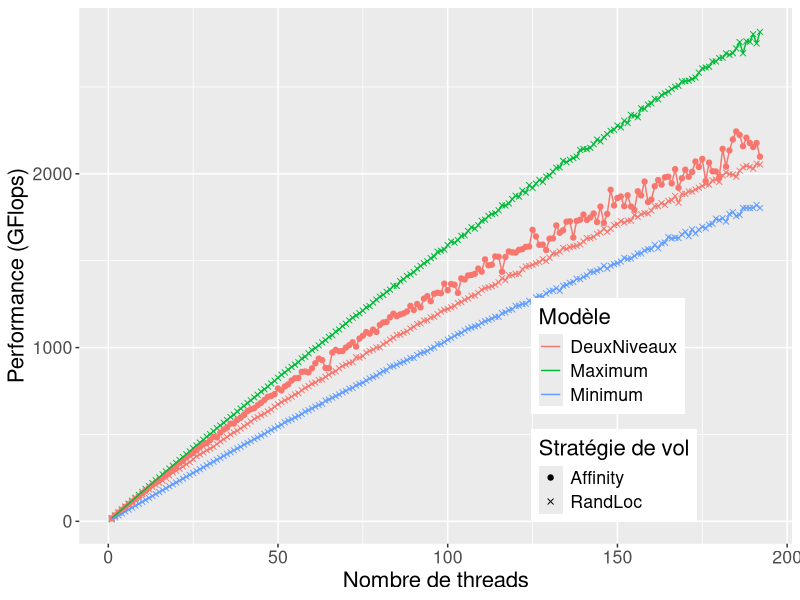
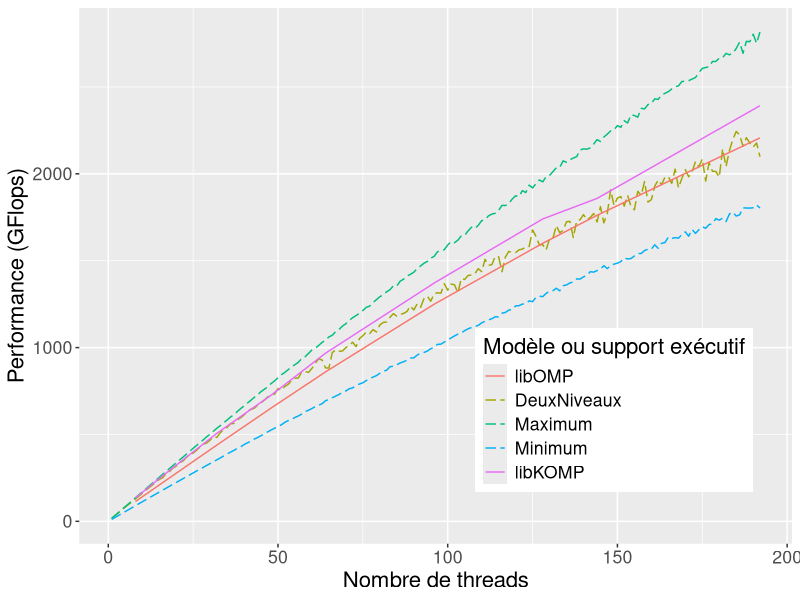
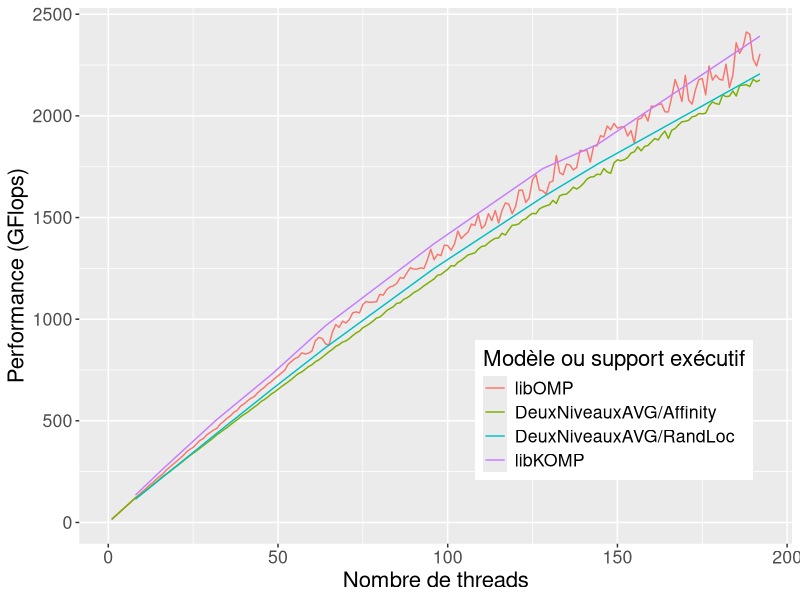
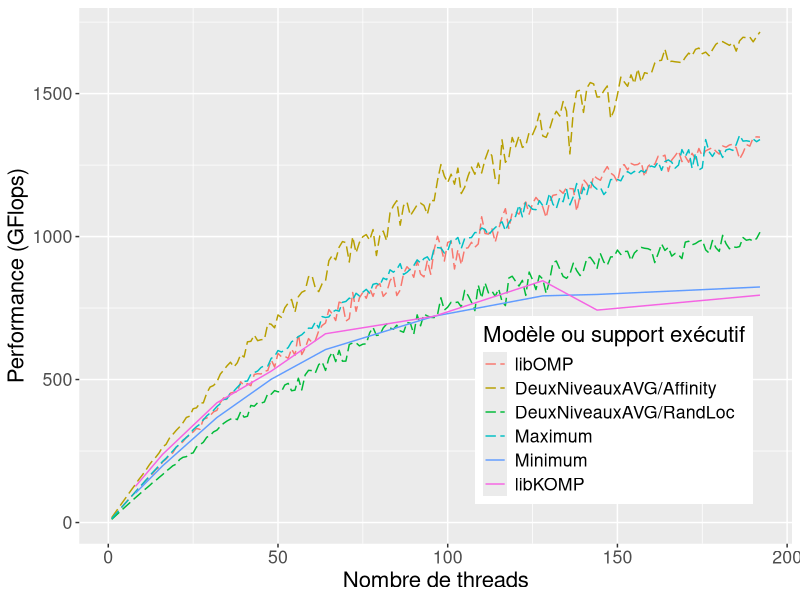
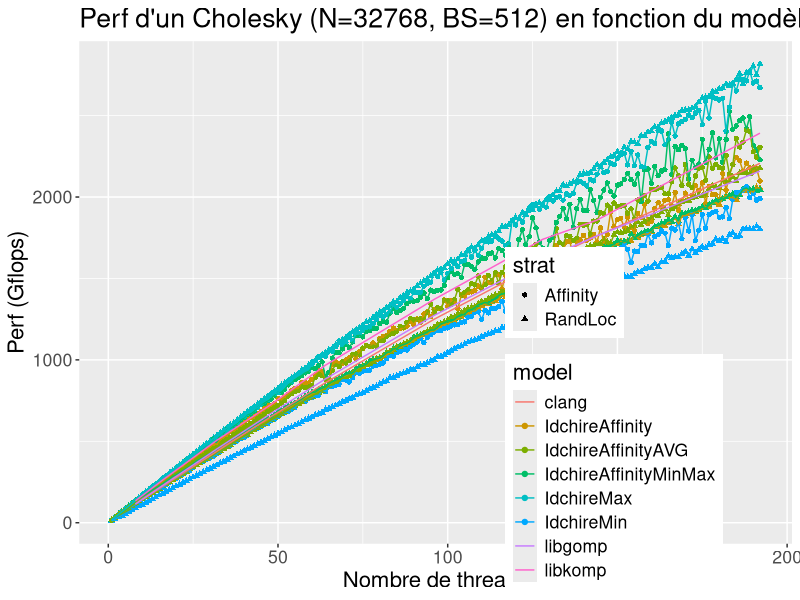
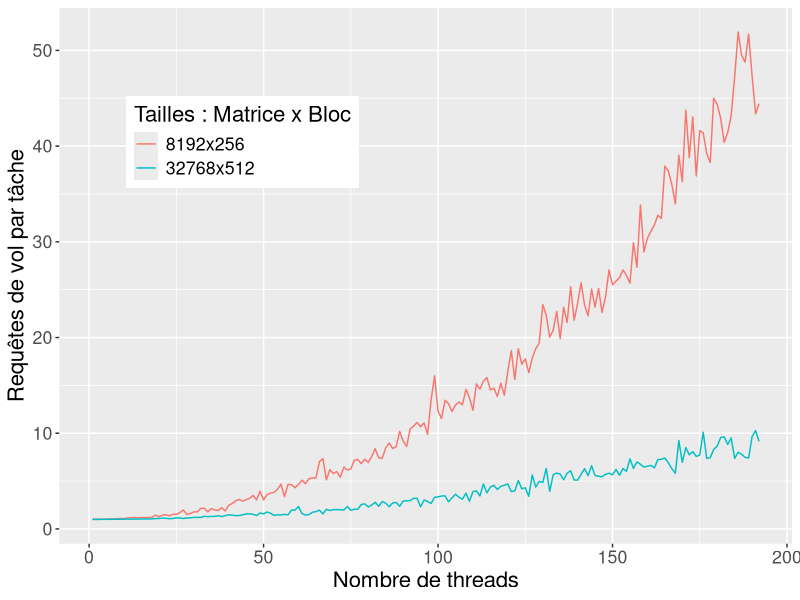

Write R code to recreate these figures, in order.
library(ggplot2)

df = read.table("./all_data_simulateur.dat", header=TRUE)
df_8k = subset(df, size==8192)
df = subset(df, size==32768)
df_runtime = read.table("../kastors/all_data.dat", header=TRUE)
df_runtime_8k = subset(df_runtime, size == 8192 & blocksize == 256 & program == "dpotrf_taskdep")
df_runtime = subset(df_runtime, size == 32768 & blocksize == 512 & program == "dpotrf_taskdep")

df_steals = read.table("./all_data_steal_count.dat", header=TRUE)

pdf("simu_min_max_affinity_idchire.pdf", width = 10, height=6)

df_simu_min = subset(df, (model == "IdchireMin" & strat == "RandLoc")
                     | (model == "IdchireMax" & strat == "RandLoc")
                     | model == "IdchireAffinity")

myplot = ggplot(df_simu_min, aes(x=threads, y = gflops))
myplot = myplot + geom_point(aes(colour=model, shape=strat, group=interaction(model,strat)))
myplot = myplot + geom_line(aes(colour=model, group=interaction(model, strat)))
myplot = myplot + guides(colour = guide_legend(override.aes = list(shape = NA)))
#myplot = myplot + expand_limits(y=0)
myplot = myplot + theme(legend.position=c(0.75, 0.25), text = element_text(size=16))
myplot = myplot + scale_colour_discrete(name="Modèle", labels=c("DeuxNiveaux", "Maximum", "Minimum"))
myplot = myplot + scale_shape_manual(name="Stratégie de vol", values=c(19, 4))
#myplot = myplot + ggtitle("P d'un Cholesky (N=32768, BS=512) en fonction du modèle et strat.")
myplot = myplot + ylab("Performance (GFlops)")
myplot = myplot + xlab("Nombre de threads")

print(myplot)
dev.off()

pdf("simu_affinity_runtime_idchire.pdf", width = 10, height=6)

df_affinity = subset(df, (model == "IdchireAffinity" & strat == "Affinity")
                     | (model == "IdchireMin" & strat == "RandLoc")
                     | (model == "IdchireMax" & strat == "RandLoc"))

myplot = ggplot(df_affinity, aes(x=threads, y = gflops))
#myplot = myplot + geom_point(aes(colour=model, shape=strat, group=interaction(model,strat)))
myplot = myplot + geom_line(aes(colour=model, group=interaction(model, strat)), linetype = "longdash")
myplot = myplot + geom_line(data=subset(df_runtime, runtime=="clang" | runtime=="libkomp"), aes(colour=runtime))
myplot = myplot + guides(colour = guide_legend(override.aes = list(shape = NA)))
#myplot = myplot + expand_limits(y=0)
myplot = myplot + theme(legend.position=c(0.75, 0.25), text = element_text(size=16))
myplot = myplot + scale_colour_discrete(name="Modèle ou support exécutif", labels=c("libOMP", "DeuxNiveaux", "Maximum", "Minimum", "libKOMP"))
#myplot = myplot + scale_shape_manual(name="Stratégie de vol", values=c(19, 4))
#myplot = myplot + ggtitle("P d'un Cholesky (N=32768, BS=512) en fonction du modèle et strat.")
myplot = myplot + ylab("Performance (GFlops)")
myplot = myplot + xlab("Nombre de threads")

print(myplot)
dev.off()

pdf("simu_affinity_avg_runtime_idchire.pdf", width = 10, height=6)

df_affinity_avg = subset(df, (model == "IdchireAffinityAVG"))

myplot = ggplot(df_affinity_avg, aes(x=threads, y = gflops))
#myplot = myplot + geom_point(aes(colour=model, shape=strat, group=interaction(model,strat)))
myplot = myplot + geom_line(aes(colour=interaction(model, strat), group=interaction(model, strat)))
myplot = myplot + geom_line(data=subset(df_runtime, runtime=="clang" | runtime=="libkomp"), aes(colour=runtime))
#myplot = myplot + geom_ribbon(data=subset(df_runtime, runtime=="clang" | runtime=="libkomp"), aes(colour=runtime, ymin=gflops-(2*std/iterations), ymax=gflops+(2*std/iterations)))
myplot = myplot + guides(colour = guide_legend(override.aes = list(shape = NA)), fill=guide_legend(override.aes=list(linetype=0, shape='')))
#myplot = myplot + expand_limits(y=0)
myplot = myplot + theme(legend.position=c(0.75, 0.25), text = element_text(size=16))
myplot = myplot + scale_colour_discrete(name="Modèle ou support exécutif", labels=c("libOMP", "DeuxNiveauxAVG/Affinity", "DeuxNiveauxAVG/RandLoc", "libKOMP"))
#myplot = myplot + scale_fill_manual(name="")
#myplot = myplot + scale_shape_manual(name="Stratégie de vol", values=c(19, 4))
#myplot = myplot + ggtitle("P d'un Cholesky (N=32768, BS=512) en fonction du modèle et strat.")
myplot = myplot + ylab("Performance (GFlops)")
myplot = myplot + xlab("Nombre de threads")

print(myplot)
dev.off()

pdf("simu_affinity_8k_runtime_idchire.pdf", width = 10, height=6)

#df_affinity_avg = subset(df_8k, (model == "IdchireAffinityAVG" | model == "IdchireMin" | model == "IdchireMax" | model == "IdchireTmp"))
df_affinity_avg = subset(df_8k, (model == "IdchireAffinityAVG" | model == "IdchireMin" | model == "IdchireMax"))

myplot = ggplot(df_affinity_avg, aes(x=threads, y = gflops))
#myplot = myplot + geom_point(aes(colour=model, shape=strat, group=interaction(model,strat)))
myplot = myplot + geom_line(aes(colour=interaction(model, strat), group=interaction(model, strat)), linetype="longdash")
myplot = myplot + geom_line(data=subset(df_runtime_8k, runtime=="clang" | runtime=="libkomp"), aes(colour=runtime))
myplot = myplot + guides(colour = guide_legend(override.aes = list(shape = NA)))
#myplot = myplot + expand_limits(y=0)
myplot = myplot + theme(legend.position=c(0.75, 0.25), text = element_text(size=16))
myplot = myplot + scale_colour_discrete(name="Modèle ou support exécutif", labels=c("libOMP", "DeuxNiveauxAVG/Affinity", "DeuxNiveauxAVG/RandLoc", "Maximum", "Minimum", "libKOMP"))
#myplot = myplot + scale_shape_manual(name="Stratégie de vol", values=c(19, 4))
#myplot = myplot + ggtitle("P d'un Cholesky (N=32768, BS=512) en fonction du modèle et strat.")
myplot = myplot + ylab("Performance (GFlops)")
myplot = myplot + xlab("Nombre de threads")

print(myplot)
dev.off()

pdf("simu_all_models_idchire.pdf", width = 10, height=6)

myplot = ggplot(df, aes(x=threads, y = gflops))
myplot = myplot + geom_point(aes(colour=model, shape=strat, group=interaction(model,strat)))
myplot = myplot + geom_line(aes(colour=model, group=interaction(model, strat)))
myplot = myplot + geom_line(data=df_runtime, aes(colour=runtime))
#myplot = myplot + expand_limits(y=0)
myplot = myplot + theme(legend.position=c(0.75, 0.25), text = element_text(size=16))
myplot = myplot + ggtitle("Perf d'un Cholesky (N=32768, BS=512) en fonction du modèle et strat.")
myplot = myplot + ylab("Perf (Gflops)")
myplot = myplot + xlab("Nombre de threads")

print(myplot)
dev.off()

pdf("simu_steal_visits_idchire.pdf", width = 10, height=6)

df_steals=subset(df_steals, strat=="Affinity")

myplot = ggplot(df_steals, aes(x=threads, y = steals_per_task))
#myplot = myplot + geom_point(aes(colour=factor(size)))
myplot = myplot + geom_line(aes(colour=factor(size)))
#myplot = myplot + geom_line(aes(colour=factor(size), y=visits_per_task/180))
#myplot = myplot + geom_line(data=df_runtime, aes(colour=runtime))
#myplot = myplot + expand_limits(y=0)
myplot = myplot + theme(legend.position=c(0.25, 0.75), text = element_text(size=16))
#myplot = myplot + ggtitle("Visites par tache")
myplot = myplot + scale_colour_discrete(name="Tailles : Matrice x Bloc", labels=c("8192x256", "32768x512"))
myplot = myplot + ylab("Requêtes de vol par tâche")
myplot = myplot + xlab("Nombre de threads")

print(myplot)
dev.off()
